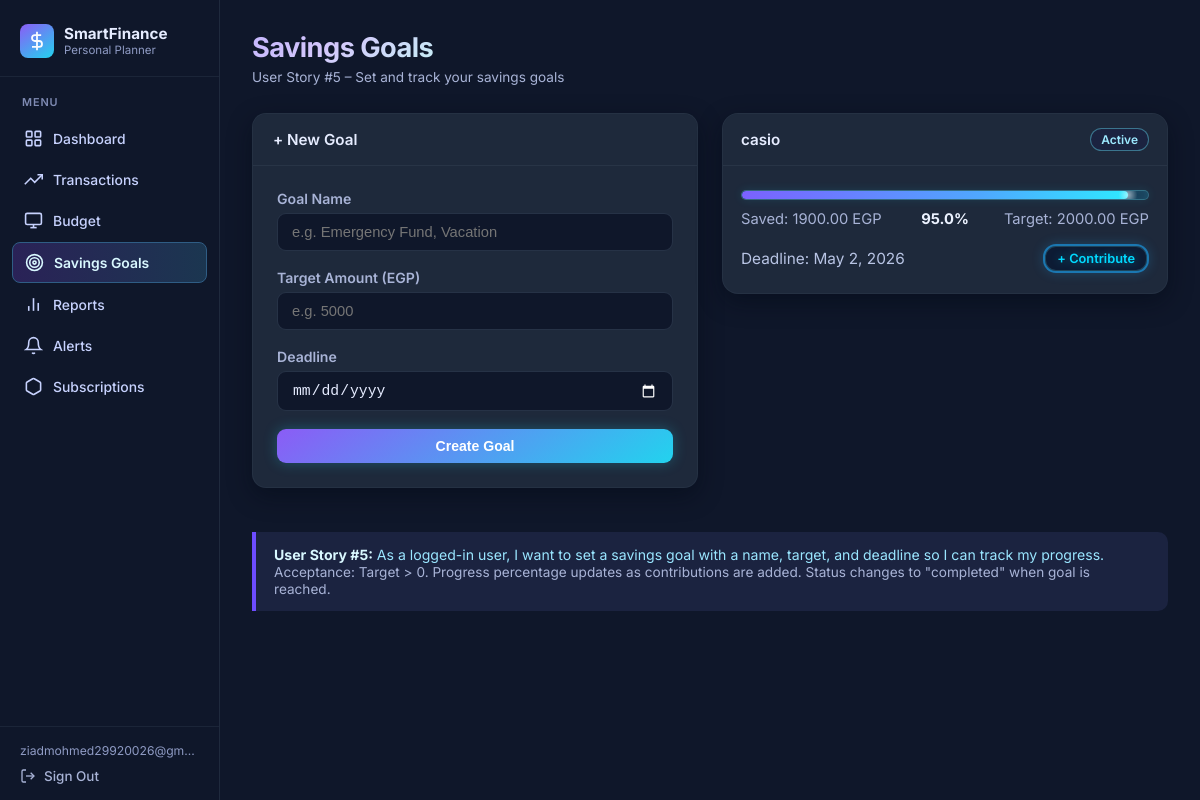
Page /goals/ (signed in) on the earlier database version.
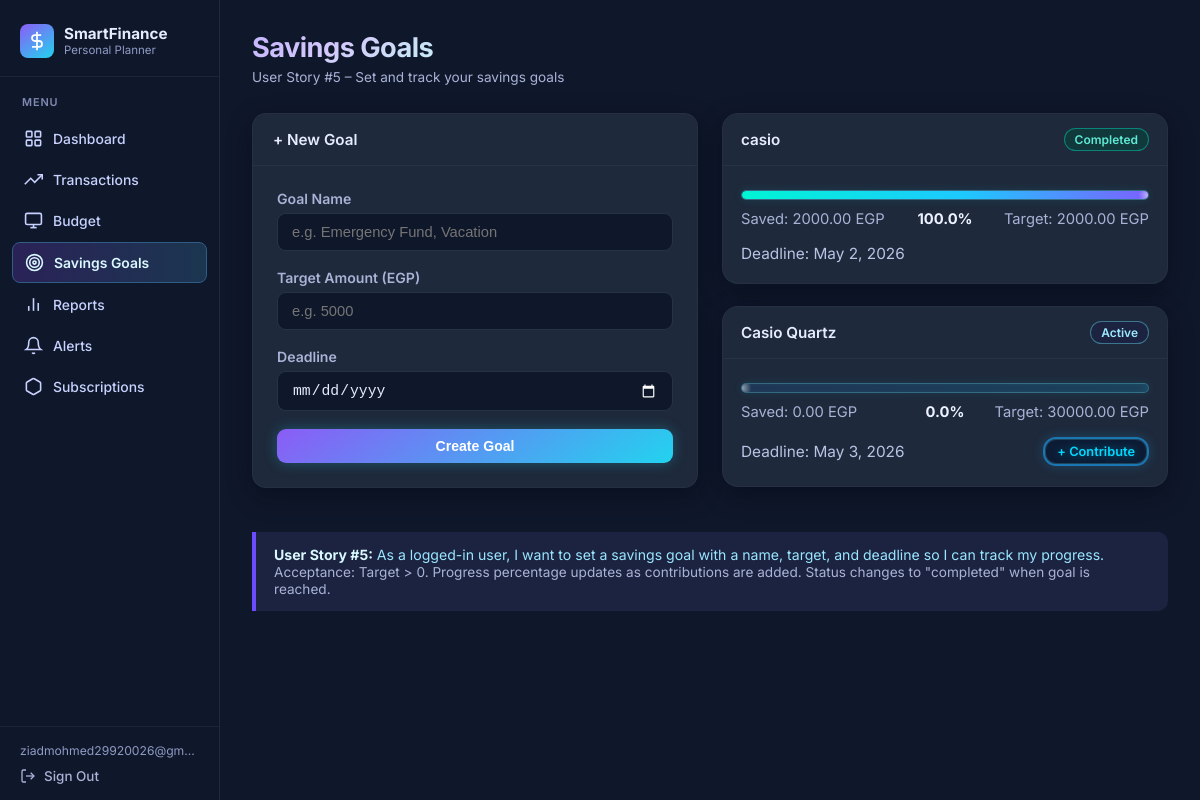
Same page on the later database version.
### budget/models.py (models this page shows, shortened)
class SavingsGoal(models.Model):
    STATUS_CHOICES = [
        ('active',    'Active'),
        ('completed', 'Completed'),
        ('paused',    'Paused'),
    ]
    user           = models.ForeignKey(User, on_delete=models.CASCADE)
    name           = models.CharField(max_length=200)
    target_amount  = models.DecimalField(max_digits=10, decimal_places=2)
    current_amount = models.DecimalField(max_digits=10, decimal_places=2, default=0)
    deadline       = models.DateField()
    status         = models.CharField(max_length=10, choices=STATUS_CHOICES, default='active')
    created_at     = models.DateTimeField(auto_now_add=True)
    def get_completion_percentage(self):
        if self.target_amount == 0:
            return 0
        pct = (self.current_amount / self.target_amount) * 100
        return round(min(pct, 100), 1)
    class Meta:
        ordering = ['deadline']

### budget/views.py (the view, shortened to what this page needs)
# urls.py: path('goals/',                          views.goals_view,            name='goals'),
@login_required
def goals_view(request):
    goals  = SavingsGoal.objects.filter(user=request.user)
    errors = {}
    return render(request, 'budget/goals.html', {'goals': goals, 'errors': errors, 'old': request.POST})

### budget/templates/budget/goals.html (shortened to what the changed rows need)
{% extends 'budget/base.html' %}
{% block content %}
<div class="page-header">
    <div>
        <h2>Savings Goals</h2>
    </div>
</div>
<div class="grid-2">
    <div>
        {% if goals %}
            {% for goal in goals %}
            <div class="card goal-card">
                <div class="card-header">
                    <span>{{ goal.name }}</span>
                    {% if goal.status == 'completed' %}
                        <span class="badge badge-green">Completed</span>
                    {% else %}
                        <span class="badge badge-blue">Active</span>
                    {% endif %}
                </div>
                <div class="card-body">
                    <div class="progress-wrap goal-progress-wrap">
                        <div
                            class="progress-bar {% if goal.status == 'completed' %}progress-green{% else %}progress-blue{% endif %}"
                            data-width="{{ goal.get_completion_percentage }}"
                        ></div>
                    </div>
                    <div class="goal-meta-row">
                        <span>Saved: {{ goal.current_amount }} EGP</span>
                        <span class="goal-center">{{ goal.get_completion_percentage }}%</span>
                        <span class="goal-right">Target: {{ goal.target_amount }} EGP</span>
                    </div>
                    <div class="goal-footer-row">
                        <span class="goal-deadline">
                            Deadline: {{ goal.deadline }}
                        </span>
                        {% if goal.status != 'completed' %}
                        <a href="{% url 'contribute' goal.id %}" class="btn btn-cyan-neo btn-sm">
                            + Contribute
                        </a>
                        {% endif %}
                    </div>
                </div>
            </div>
            {% endfor %}
        {% else %}
            <div class="empty-state">
                <h3>No goals yet</h3>
                <p>Use the form on the left to create your first savings goal.</p>
            </div>
        {% endif %}
    </div>
</div>
{% endblock %}

Differences in the rows shown:
changed SavingsGoal "May 2, 2026": current_amount "1900.00" → "2000.00"; get_completion_percentage "95.0" → "100.0"; status "Active + Contribute" → "Completed"
added SavingsGoal: name "Casio Quartz", status "Active", current_amount "0.00", get_completion_percentage "0.0", target_amount "30000.00", deadline "May 3, 2026"
